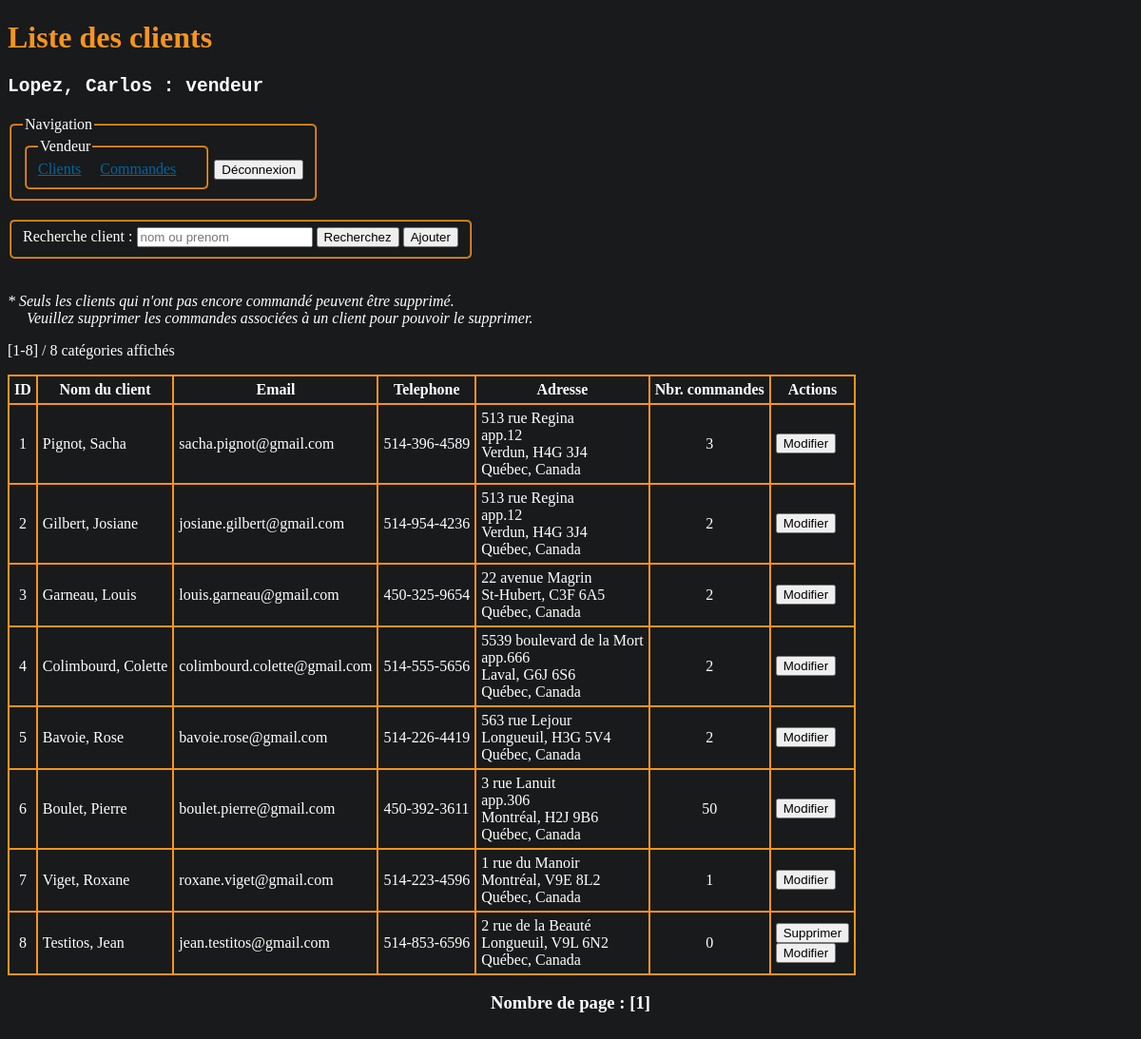
Screenshot of /clients/index.php (signed in) with the database file from the repository.
### tables this page shows
CREATE TABLE IF NOT EXISTS `clients` (
  `client_id` INT NOT NULL AUTO_INCREMENT,
  `client_nom` VARCHAR(255) NOT NULL,
  `client_prenom` VARCHAR(255) NOT NULL,
  `client_email` VARCHAR(255) NOT NULL,
  `client_telephone` VARCHAR(255) NOT NULL,
  `client_adresse` VARCHAR(255) NOT NULL,
  `client_adresse2` VARCHAR(255) NULL,
  `client_ville` VARCHAR(255) NOT NULL,
  `client_cp` VARCHAR(255) NOT NULL,
  PRIMARY KEY (`client_id`),
  UNIQUE INDEX `client_email_UNIQUE` (`client_email` ASC));

### inc/sql.php (called while the page is built, shortened)
    <?php
function NombreClients($conn)
{
    $req = "SELECT COUNT(client_id) AS 'nombre' FROM clients";
    if ($result = mysqli_query($conn, $req)) {
        $nbResult = mysqli_num_rows($result);
        if ($nbResult) {
            mysqli_data_seek($result, 0);
            $row = mysqli_fetch_array($result, MYSQLI_ASSOC);
            $nombre = $row["nombre"];
        }
        return $nombre;
    } else {
        errSQL($conn);
        exit;
    }
}
function ListerClients($conn, $recherche = "")
{
    $req = "SELECT CL.*, COUNT(CO.commande_id) AS 'nbr_commandes'
    FROM clients AS CL
    LEFT JOIN
        commandes AS CO ON CL.client_id = CO.fk_client_id
    WHERE (CL.client_nom LIKE ?) OR (CL.client_prenom LIKE ?)
    GROUP BY
        CL.client_id";
    $stmt = mysqli_prepare($conn, $req);
    $recherche = "%" . trim($recherche) . "%";
    mysqli_stmt_bind_param($stmt, "ss", $recherche, $recherche);
    if (mysqli_stmt_execute($stmt)) {
        $result = mysqli_stmt_get_result($stmt);
        $nbResult = mysqli_num_rows($result);
        $liste = array();
        if ($nbResult) {
            mysqli_data_seek($result, 0);
            while ($row = mysqli_fetch_array($result, MYSQLI_ASSOC)) {
                $liste[] = $row;
            }
        }
        return $liste;
    } else {
        return $liste;
    }
}
            mysqli_rollback($conn); ?>

### clients/index.php (the view, shortened to what this page needs)
<?php
require_once("../inc/sql.php");
$recherche = isset($_POST['recherche']) ? trim($_POST['recherche']) : "";
$nombreClients = NombreClients($conn);
$nombrePages = ceil($nombreClients / 10);
$pageActuelle = 1;
if (isset($_GET['page'])) {
    $pageActuelle = $_GET['page'];
} elseif ($pageActuelle > $nombrePages) {
    $pageActuelle = $nombrePages;
} else {
    $pageActuelle = 1;
}
$offset = ($pageActuelle - 1) * 10;
$liste = ListerClients($conn, $recherche);
?>
<!DOCTYPE html>
<html lang="fr">
<head>
    <link rel="stylesheet" href="../assets/css/main.css">
</head>
<body>
    <h1>Liste des clients</h1>
    <h2>
        <pre><?= $_SESSION['utilisateur']["utilisateur_nom"] . ", " . $_SESSION['utilisateur']["utilisateur_prenom"] . " : " . $_SESSION['utilisateur']["utilisateur_type"] ?></pre>
    </h2>
    <?php include("../menu.php"); ?>
    <form id="recherche" action="" method="post">
        <fieldset>
            <label>Recherche client : </label>
            <input type="text" name="recherche" value="<?= $recherche ?>" placeholder="nom ou prenom">
            <input type="submit" value="Recherchez">
            <button class="ajout"><a href="ajout.php">Ajouter</a></button>
        </fieldset>
    </form>
    <p><i>* Seuls les clients qui n'ont pas encore commandé peuvent être supprimé.<br><span class="margin_left">Veuillez supprimer les commandes associées à un client pour pouvoir le supprimer.</span></i></p>
    <p>[<?= $offset + 1 ?>-<?= (($offset + 1) + 9) > $nombreClients ? $nombreClients : (($offset + 1) + 9) ?>] / <?= $nombreClients ?> catégories affichés</p>
    <table>
        <tr>
            <th>ID</th>
            <th>Nom du client</th>
            <th>Email</th>
            <th>Telephone</th>
            <th>Adresse</th>
            <th>Nbr. commandes</th>
            <th>Actions</th>
        </tr>
        <?php foreach ($liste as $row) :
        ?>
            <tr>
                <td class="txtcenter"><?= $row["client_id"] ?></td>
                <td><?= $row["client_nom"] . ", " . $row["client_prenom"] ?></td>
                <td><?= $row["client_email"] ?></td>
                <td><?= $row["client_telephone"] ?></td>
                <td><?php echo $row["client_adresse"];
                    echo isset($row["client_adresse2"]) ? "<br>" . $row["client_adresse2"] : "";
                    echo "<br>" . $row["client_ville"] . ", " . $row["client_cp"] .
                        "<br>Québec, Canada" ?></td>
                <td class="txtcenter"><?= $row["nbr_commandes"] ?></td>
                <td><?php if ($row["nbr_commandes"] == 0) : ?>
                        <form action="" method="post">
                            <input type="submit" value="Supprimer">
                        </form>
                    <?php endif; ?>
                    <form action="" method="post">
                        <input type="submit" value="Modifier">
                    </form>
                </td>
            </tr>
        <?php endforeach; ?>
    </table>
    <h3 class="pagination">Nombre de page :
        <?php
        for ($i = 1; $i <= $nombrePages; ++$i) {
            if ($i == $pageActuelle) {
                echo "[" . $i . "] ";
            } else {
                echo "<a href=index.php?page=" . $i . ">" . $i . "</a> ";
            }
        }
        ?>
    </h3>
</body>
</html>

### assets/css/style.css (style rules this page uses)
body { background-color: #181a1b; color: white; padding-bottom: 200px; }
h1 { color: #F7941D; }
a { color: #0066a4; }
button a { text-decoration: none; color: black; }
fieldset { display: inline; border-radius: 5px; border-color: #F7941D ; margin-bottom: 20px; }
table { border-collapse: collapse; }
table,th, td { border: 2px solid #F7941D; }
th, td { padding: 5px; }
.txtcenter { text-align: center; }
.margin_left { margin-left: 20px; }
.pagination { text-align: center; }

### rows the page displays
clients: client_id "1", client_nom "Pignot", client_prenom "Sacha", client_email "sacha.pignot@gmail.com", client_telephone "514-396-4589", client_adresse "513 rue Regina", client_adresse2 "app.12", client_ville "Verdun", client_cp "H4G 3J4", nbr_commandes "3"
clients: client_id "2", client_nom "Gilbert", client_prenom "Josiane", client_email "josiane.gilbert@gmail.com", client_telephone "514-954-4236", client_adresse "513 rue Regina", client_adresse2 "app.12", client_ville "Verdun", client_cp "H4G 3J4", nbr_commandes "2"
clients: client_id "3", client_nom "Garneau", client_prenom "Louis", client_email "louis.garneau@gmail.com", client_telephone "450-325-9654", client_adresse "22 avenue Magrin", client_ville "St-Hubert", client_cp "C3F 6A5", nbr_commandes "2"
clients: client_id "4", client_nom "Colimbourd", client_prenom "Colette", client_email "colimbourd.colette@gmail.com", client_telephone "514-555-5656", client_adresse "5539 boulevard de la Mort", client_adresse2 "app.666", client_ville "Laval", client_cp "G6J 6S6", nbr_commandes "2"
clients: client_id "5", client_nom "Bavoie", client_prenom "Rose", client_email "bavoie.rose@gmail.com", client_telephone "514-226-4419", client_adresse "563 rue Lejour", client_ville "Longueuil", client_cp "H3G 5V4", nbr_commandes "2"
clients: client_id "6", client_nom "Boulet", client_prenom "Pierre", client_email "boulet.pierre@gmail.com", client_telephone "450-392-3611", client_adresse "3 rue Lanuit", client_adresse2 "app.306", client_ville "Montréal", client_cp "H2J 9B6", nbr_commandes "50"
clients: client_id "7", client_nom "Viget", client_prenom "Roxane", client_email "roxane.viget@gmail.com", client_telephone "514-223-4596", client_adresse "1 rue du Manoir", client_ville "Montréal", client_cp "V9E 8L2", nbr_commandes "1"
clients: client_id "8", client_nom "Testitos", client_prenom "Jean", client_email "jean.testitos@gmail.com", client_telephone "514-853-6596", client_adresse "2 rue de la Beauté", client_ville "Longueuil", client_cp "V9L 6N2", nbr_commandes "0"

### other values shown
$_SESSION['utilisateur']["utilisateur_nom"] "Lopez"
$_SESSION['utilisateur']["utilisateur_prenom"] "Carlos"
$_SESSION['utilisateur']["utilisateur_type"] "vendeur"
$offset + 1 "1"
$nombreClients "8"
